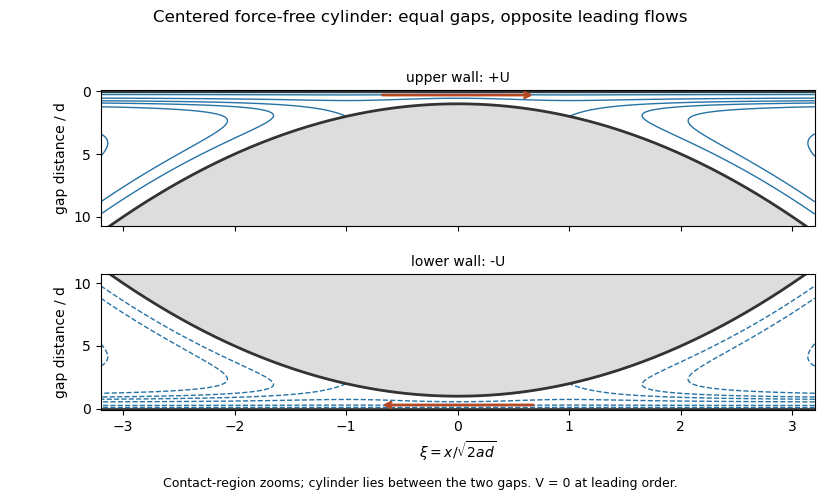

This chart was generated by the following Python code:
"""Original Paper 75 figure. Python 3.14, root matplotlib/numpy dependencies.
Requires caller-supplied MPLCONFIGDIR; writes basename PNG only to cwd.
"""
from pathlib import Path
import os
if not os.environ.get("MPLCONFIGDIR"):
    raise RuntimeError("Set MPLCONFIGDIR to a caller-owned cache directory")
import matplotlib
matplotlib.use("Agg")
import matplotlib.pyplot as plt
import numpy as np
plt.rcParams.update({"font.size":10})
fig,axes=plt.subplots(2,1,figsize=(8.4,5),facecolor="white")
xi=np.linspace(-3.2,3.2,500);eta=np.linspace(0,11.5,450)
XX,YY=np.meshgrid(xi,eta);H=1+XX*XX;z=YY/H;A=-3+4/H
psi=H*(-z+z*z/2+A*(z**3/3-z*z/2))
psi=np.ma.masked_where(YY>H,psi)
for ax,sign,description in zip(axes,[-1,1],["upper wall: +U","lower wall: -U"]):
    field=sign*psi;levels=sorted(sign*np.array([-3,-1.8,-1,-.8,-2/3,-.5,-.25,-.1]))
    ax.contour(XX,YY,field,levels=levels,colors="#2673a5",linewidths=1)
    ax.plot(xi,1+xi*xi,color="#333333",lw=2);ax.axhline(0,color="#333333",lw=2)
    ax.fill_between(xi,1+xi*xi,12,color="#dddddd")
    ax.set_xlim(-3.2,3.2);ax.set_ylim(-.1,10.7);ax.set_ylabel("gap distance / d")
    ax.set_title(description,fontsize=10)
    direction=1 if sign==-1 else -1
    ax.annotate("",xy=(direction*.7,.3),xytext=(-direction*.7,.3),arrowprops={"arrowstyle":"->","color":"#b44826","lw":2})
axes[0].invert_yaxis();axes[0].set_xticklabels([])
axes[1].set_xlabel(r"$\xi=x/\sqrt{2ad}$")
fig.suptitle("Centered force-free cylinder: equal gaps, opposite leading flows")
fig.subplots_adjust(left=.12,right=.97,bottom=.18,top=.82,hspace=.36)
fig.text(.5,.025,"Contact-region zooms; cylinder lies between the two gaps. V = 0 at leading order.",ha="center",fontsize=9)
fig.savefig(Path.cwd() / (Path(__file__).stem + ".png"), dpi=100, facecolor="white", transparent=False)
plt.close(fig)
